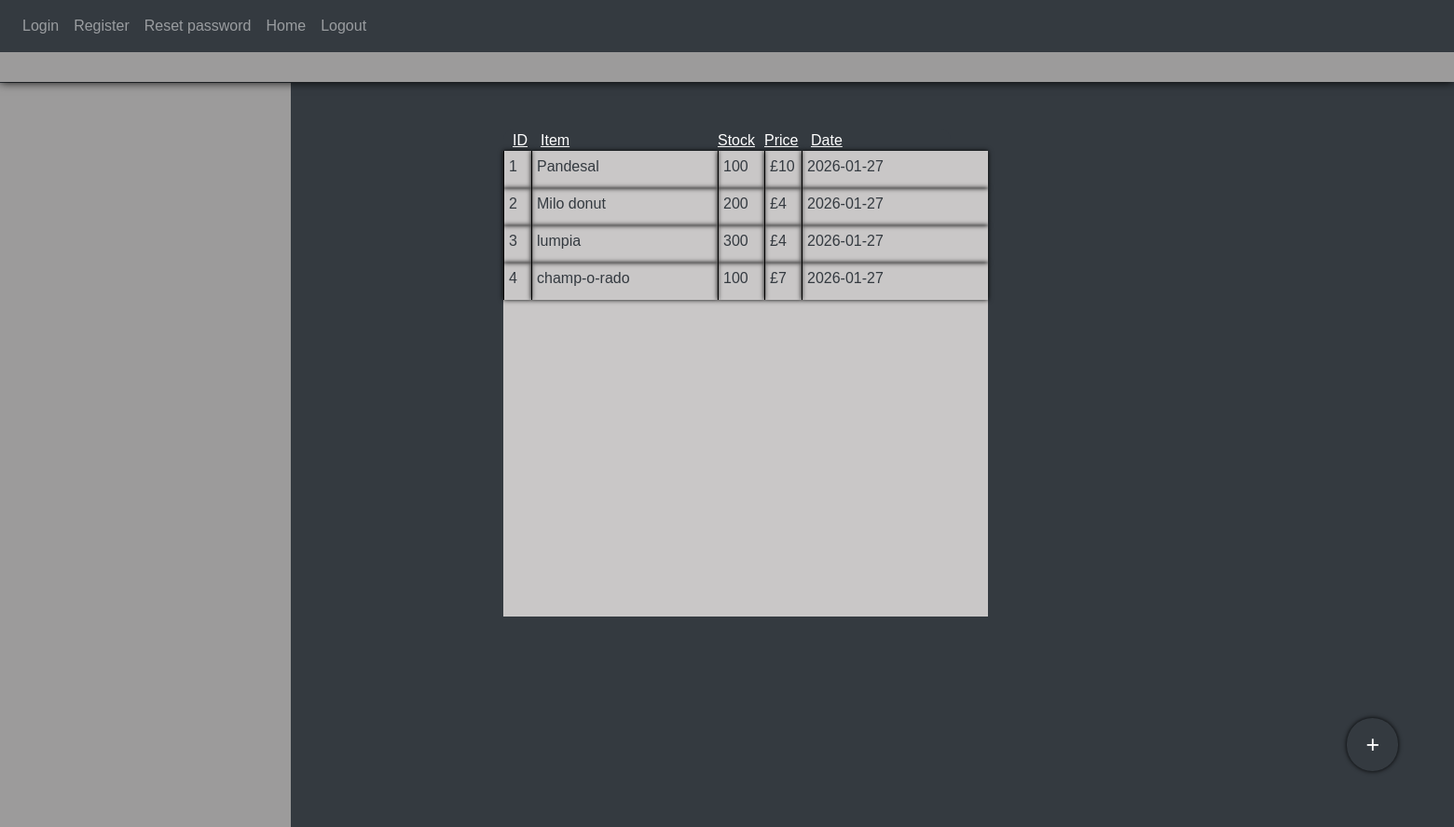
The app's page /group1 with its own data.
### web/models.py (models this page shows)
class Item(db.Model):
    id = db.Column(db.Integer, primary_key = True)
    name = db.Column(db.String(30))
    stock = db.Column(db.Integer, default = 0)
    price = db.Column(db.Integer)
    date = db.Column(db.String(20))
    user_id = db.Column(db.Integer,db.ForeignKey("user.id"))

### web/views.py (the view)
@views.route("/group1")
def group1():
    details = Item.query.all()
    return render_template("group1.html", details = details)

### web/templates/group1.html (shortened to what this page needs)
{%extends "base.html"%}{%block title %}login{%endblock%}
{%block content%}
<div class="side-bar" ></div>
<div class="grid_parent" id="grid_label">
    <div class="grid_head">
        <label>ID</label>
        <label>Item</label>
        <label>Stock</label>
        <label>Price</label>
        <label>Date</label>
    </div>
    <div class="grid_item" >
        {%for i in details%}
            <label>{{i.id}}</label>
            <label>{{i.name}}</label>
            <label>{{i.stock}}</label>
            <label>{{i.price}}</label>
            <label>{{i.date}}</label>
        {%endfor%}
    </div>
</div>
<form method = "POST"  >
    <div class="inputBox delete">
    </div>
</form>
<div id = "modify_menu_button">
<button class="create dropdown"  onclick="open_modify()">+</button>
</div>
</div>
{%endblock%}

### web/templates/base.html (shortened to what this page needs)
<!DOCTYPE html>
<html>
<head>
    <link
        rel="stylesheet"
        href="https://stackpath.bootstrapcdn.com/font-awesome/4.7.0/css/font-awesome.min.css"
    >
    <link
        rel="stylesheet"
        href="https://stackpath.bootstrapcdn.com/bootstrap/4.4.1/css/bootstrap.min.css"
    >
    <link rel="stylesheet" href="{{ url_for('static', filename='style.css') }}">
</head>
<body>
<nav class="navbar navbar-expand-lg navbar-dark bg-dark fixed-top">
    <div class="navbar-nav">
        <a class="nav-item nav-link" href="/login">Login</a>
        <a class="nav-item nav-link" href="/register">Register</a>
        <a class="nav-item nav-link" href="/resetPassword">Reset password</a>
        <a class="nav-item nav-link" href="/home">Home</a>
        <a class="nav-item nav-link" href="/logout">Logout</a>
    </div>
</nav>
{%block secNav%}<div class = "second_navbar" style="position: absolute;">
</div>{%endblock%}
<div class="d-flex justify-content-center">
    <div class="wrapper">
  {% block content %}{% endblock %}
  </div>
</body>
</html>

### web/static/style.css (style rules this page uses)
* { margin: 0; padding: 0; box-sizing: border-box; font-family: sans-serif; }
body { display: flex; justify-content: center; align-items: center; min-height: 100vh; background-color: #343a40; }
.wrapper { width: 480px; background-color: #343a40; color: white; border-radius: 10px; justify-self: center; }
.inputBox { width: 100%; height: 50px; margin: 30px 0px; position: relative; padding: 0 5% 0 5%; }
.second_navbar { width: 100vw; height: 5vh ; background-color: rgb(156, 155, 155); position:absolute; top:6vh; justify-self: top; box-shadow: 0 0 10px black; z-index: 1; }
.side-bar { width: 20vw; height: 100vh; position: absolute ; left: 0; top: 10%; background-color: rgb(156, 155, 155); }
.create { display: inline-block; font-size: 25px; padding: 20px 45px; border-radius: 50px; border:none; box-shadow: 0 0 5px black; cursor: pointer; color:white ; background-color: #343a40; position: absolute; right: 50px; bottom: 50px; }
.grid_item { display: grid; background-color: rgb(201, 199, 199); width: fit-content; height:500px; grid-template-columns: 30px 200px 50px 40px 200px ; grid-auto-rows: 40px; row-gap: 0px; }
.grid_item label { border-left:1px solid black; padding: 5px; box-shadow: 0 0 5px black; margin-bottom: 0px; color: #343a40; }
.grid_head { display: grid; width: 500px; grid-template-columns:30px 190px 50px 50px 200px; text-decoration: underline; }
.grid_head label { height: 15px; padding-left: 10px; }
.dropdown { border-radius: 100px; padding: 10px 20px; bottom: 60px; right: 60px; position: absolute; }
.delete { position: absolute; bottom: 110px; left: 1450px; width: 300px; }

### records on screen
Item: id "1", name "Pandesal", stock "100", price "£10", date "2026-01-27"
Item: id "2", name "Milo donut", stock "200", price "£4", date "2026-01-27"
Item: id "3", name "lumpia", stock "300", price "£4", date "2026-01-27"
Item: id "4", name "champ-o-rado", stock "100", price "£7", date "2026-01-27"
